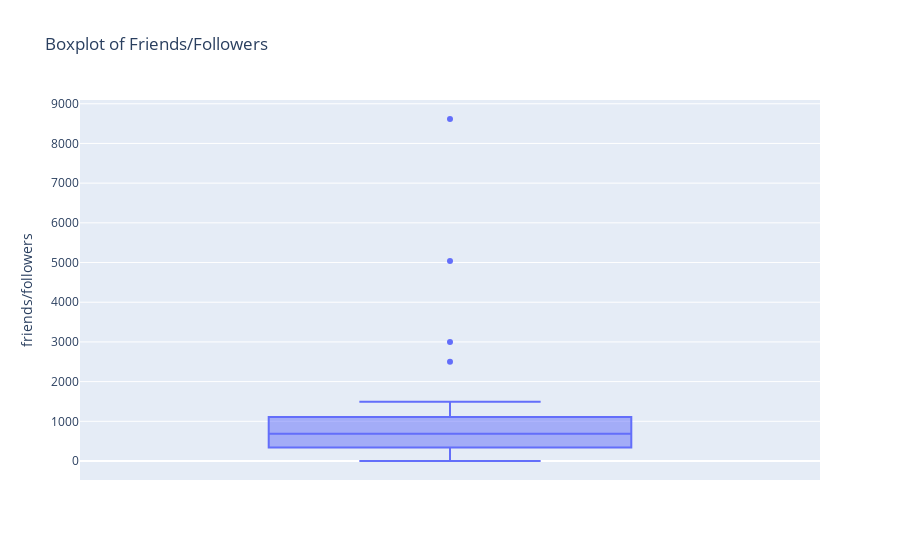

The cell this chart's notebook holds for it:
### Code cell
fig2 = px.box(df, y='friends/followers', title='Boxplot of Friends/Followers')
fig2.show()

### Figure 1 — Plotly figure (JSON) as saved in the notebook; plotly's stock layout.template omitted (floating-point values rounded to 4 significant figures; data arrays with more than 128 entries replaced by an {"elided": "..."} marker saying what was removed)
{"data": [{"alignmentgroup": "True", "hovertemplate": "friends/followers=%{y}<extra></extra>", "legendgroup": "", "marker": {"color": "#636efa"}, "name": "", "notched": false, "offsetgroup": "", "orientation": "v", "showlegend": false, "type": "box", "x0": " ", "xaxis": "x", "y": {"elided": "219 int values"}, "y0": " ", "yaxis": "y"}], "layout": {"boxmode": "group", "legend": {"tracegroupgap": 0}, "title": {"text": "Boxplot of Friends/Followers"}, "xaxis": {"anchor": "y", "domain": [0, 1]}, "yaxis": {"anchor": "x", "domain": [0, 1], "title": {"text": "friends/followers"}}}}
